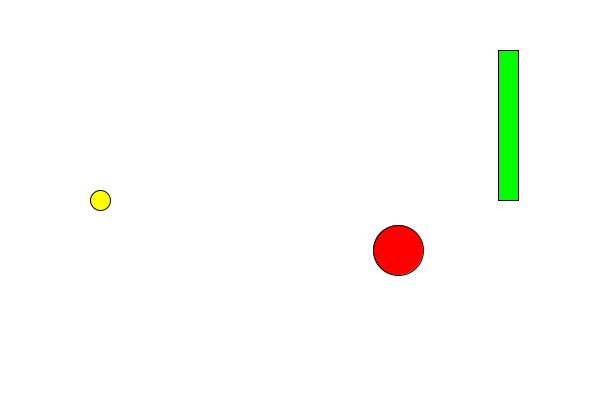
Frame 1 (no input)
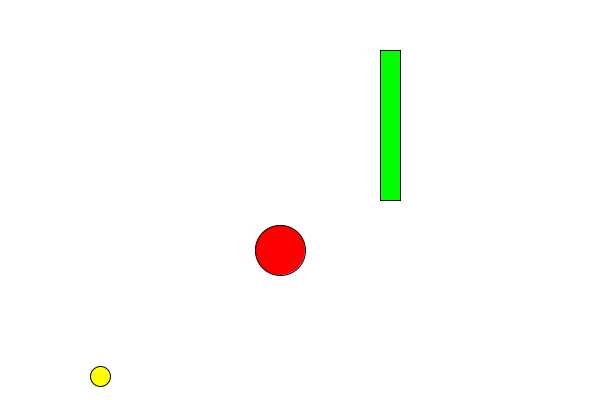
Frame 60 (the mouse pressed at the canvas centre just before this capture)
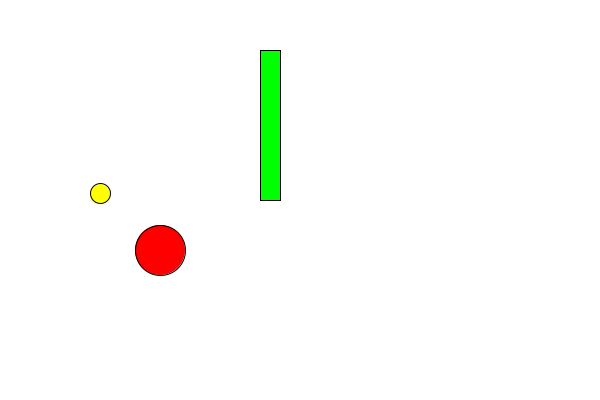
Frame 120 (the mouse held since frame 60 and released just before this capture)

The Processing sketch that drew these frames (run headless with seeded random() and noise(); from frame 60 on, the mouse is pressed at the canvas centre):

// Processing sketch: Flappy_Vorlage5
// ── Flappy_Vorlage5.pde
Vogel vogel;
Hindernis h1;
Kugelhindernis h2;
boolean laufend; // gibt an ob das Spiel gerade läuft 

void setup()
{
  size(600, 400);
  vogel = new Vogel(100, 200); 
  h1 = new Hindernis(500, 50, 150);
  h2 = new Kugelhindernis(400,250,50);
  laufend = true; 
  textSize(32);
}

void draw()
{
  if (laufend)
  {
     vogel.bewegen(); 
     h1.bewegen();
     h2.bewegen();
  
    
    //Alles zeichnen
    background(255);
    vogel.zeichnen();
    h1.zeichnen();
    h2.zeichnen();
    
    if (h1.enthaelt(vogel.getX(), vogel.getY()))
    {
      // Vogel ist mit dem Hindernis 1 zusammengestossen
        laufend = false;
        text("Game over",200,200);
    }
       
    if (h2.enthaelt(vogel.getX(), vogel.getY()))
    {
      // Vogel ist mit dem Hindernis 2 zusammengestossen
        laufend = false;
        text("Game over",200,200);
    }
  }
}

void mousePressed()
{
  vogel.flattern();
}

// ── Hindernis.pde
class Hindernis {

  // Attribute
  private float x;
  private float y;
  private float v;
  private float hoehe;
  private float breite;

  // Konstruktor
  Hindernis(float x_, float y_, float hoehe_)
  {
    x = x_;
    y = y_;
    hoehe = hoehe_;
    breite = 20;
    v = -2;
  }

  // Methoden

  void bewegen()
  {
    x = x + v;
    if (x < 0)
    {
      x = 600;
    }
  }

  void zeichnen()
  {
    fill(0, 255, 0);
    rect(x,y,breite,hoehe);
  }
  
  float getX()
  {
    return x;
  }
  float getY()
  {
    return y;
  }
  float getBreite()
  {
    return breite;
  }
  float getHoehe()
  {
    return hoehe;
  }
  
  boolean enthaelt(float x_vogel, float y_vogel)
  {
    if (x_vogel > x && x_vogel < x + breite)
    {
      if (y_vogel> y && y_vogel < y + hoehe)
      {
        return true;
      }
    }
    return false;
      
  }
  
}

// ── Kugelhindernis.pde
class Kugelhindernis {

  // Attribute
  private float x;
  private float y;
  private float v;
  private float radius;

  // Konstruktor
  Kugelhindernis(float x_, float y_, float radius_)
  {
    x = x_;
    y = y_;
    radius = radius_;
    v = -2;
  }

  // Methoden

  void bewegen()
  {
    x = x + v;
    if (x < 0)
    {
      x = 600;
    }
  }

  void zeichnen()
  {
    fill(255, 0, 0);
    ellipse(x,y,radius,radius);
  }
  


  
  boolean enthaelt(float x_vogel, float y_vogel)
  {
    return false;
      
  }
  
}

// ── Vogel.pde
class Vogel {

  // Attribute
  private float x;
  private float y;
  private float v;
  private float radius;

  // Konstruktor
  Vogel(float x_, float y_)
  {
    x = x_;
    y = y_;
    v = 0;
    radius = 10;
  }

  // Methoden

  void bewegen()
  {
    y = y + v;
    v = v + 0.1;
  }

  void zeichnen()
  {
    fill(255, 255, 0);
    circle(x, y, 2*radius);
  }
  
  void flattern()
  {
    v = -6;
  }
  
  float getX()
  {
    return x;
  }
  float getY()
  {
    return y;
  }
}
